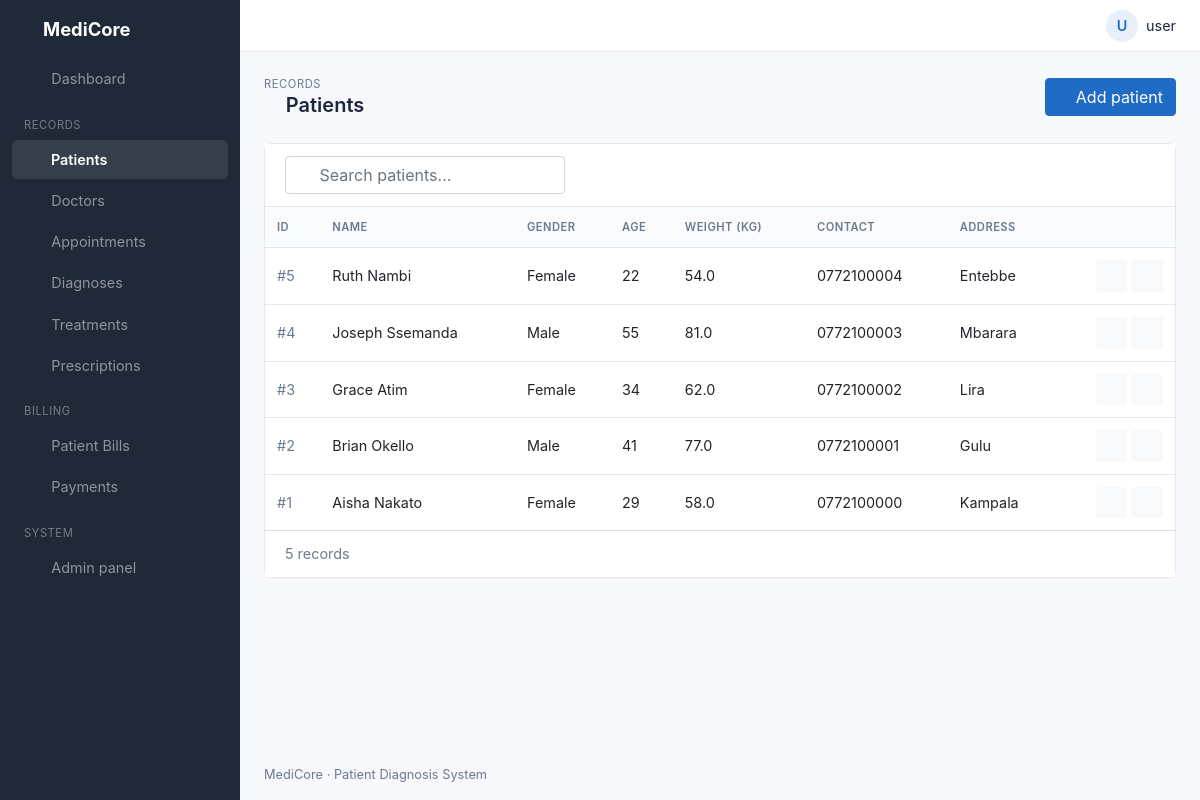
/patients/ (signed in), run on the app's committed database.
### clinic/models.py (models this page shows, shortened)
class Patient(models.Model):
    GENDER = [("Male", "Male"), ("Female", "Female")]
    patient_id = models.AutoField(primary_key=True)
    name = models.CharField(max_length=150)
    date_of_birth = models.DateField()
    contact = models.CharField(max_length=20)
    gender = models.CharField(max_length=10, choices=GENDER)
    age = models.PositiveIntegerField()
    weight = models.DecimalField(max_digits=5, decimal_places=1, help_text="kg")
    address = models.CharField(max_length=255)

### clinic/views.py (the view)
# urls.py: path('patients/', patients, name='patients'),
@login_required
def patients(request):
    return show_list(request, Patient, "patients.html", ["name", "contact", "address"])

### clinic/views.py (called while the page is built)
def show_list(request, model, template, search_fields):
    items = model.objects.all().order_by("-pk")
    q = request.GET.get("q", "").strip()
    if q:
        condition = Q()
        for field in search_fields:
            condition |= Q(**{f"{field}__icontains": q})
        items = items.filter(condition)
    return render(request, template, {"items": items, "q": q})

### templates/patients.html (shortened to what this page needs)
{% extends 'base.html' %}
{% load static %}
{% load crispy_forms_tags %}
{% block pretitle %}Records{% endblock %}
{% block heading %}<i class="ti ti-user-heart"></i> Patients{% endblock %}
{% block actions %}<a href="{% url 'add_patient' %}" class="btn btn-primary"><i class="ti ti-plus"></i> Add patient</a>{% endblock %}
{% block content %}
<div class="card">
  <div class="card-header">
    <form method="get" class="search flex-fill">
      <i class="ti ti-search"></i>
      <input type="text" name="q" value="{{ q }}" class="form-control" placeholder="Search patients...">
    </form>
  </div>
  <div class="table-responsive">
    <table class="table table-hover">
      <thead><tr><th>ID</th><th>Name</th><th>Gender</th><th>Age</th><th>Weight (kg)</th><th>Contact</th><th>Address</th><th></th></tr></thead>
      <tbody>
      {% for x in items %}
        <tr>
          <td><span class="text-id">#{{ x.patient_id }}</span></td>
          <td>{{ x.name }}</td>
          <td>{{ x.gender }}</td>
          <td>{{ x.age }}</td>
          <td>{{ x.weight }}</td>
          <td>{{ x.contact }}</td>
          <td>{{ x.address }}</td>
          <td class="text-right text-nowrap">
            <a href="{% url 'edit_patient' x.pk %}" class="btn btn-sm btn-light btn-icon" title="Edit"><i class="ti ti-edit"></i></a>
            <a href="{% url 'delete_patient' x.pk %}" class="btn btn-sm btn-light btn-icon text-danger" title="Delete"><i class="ti ti-trash"></i></a>
          </td>
        </tr>
      {% empty %}
        <tr><td colspan="8" class="text-muted">No patients yet.</td></tr>
      {% endfor %}
      </tbody>
    </table>
  </div>
  <div class="card-footer">{{ items|length }} record{{ items|length|pluralize }}</div>
</div>
{% endblock %}

### templates/base.html (shortened to what this page needs)
{% load static %}
{% load crispy_forms_tags %}
<!DOCTYPE html>
<html lang="en">
<head>
  <link rel="stylesheet" href="{% static 'css/bootstrap.min.css' %}">
  <link rel="stylesheet" href="{% static 'css/tabler-icons.min.css' %}">
  <link rel="stylesheet" href="{% static 'css/style.css' %}">
</head>
<body>
<aside class="sidebar navbar navbar-dark navbar-expand-lg">
  <a class="navbar-brand" href="{% url 'Home' %}"><i class="ti ti-heartbeat"></i> MediCore</a>
  <div class="collapse navbar-collapse" id="menu">
    <ul class="navbar-nav">
      <li class="nav-item"><a class="nav-link {% if request.path == '/' %}active{% endif %}" href="{% url 'Home' %}"><i class="ti ti-layout-dashboard"></i> Dashboard</a></li>
      <li class="nav-heading">Records</li>
      <li class="nav-item"><a class="nav-link {% if '/patients/' in request.path %}active{% endif %}" href="{% url 'patients' %}"><i class="ti ti-user-heart"></i> Patients</a></li>
      <li class="nav-item"><a class="nav-link {% if '/doctors/' in request.path %}active{% endif %}" href="{% url 'doctors' %}"><i class="ti ti-stethoscope"></i> Doctors</a></li>
      <li class="nav-item"><a class="nav-link {% if '/appointments/' in request.path %}active{% endif %}" href="{% url 'appointments' %}"><i class="ti ti-calendar-event"></i> Appointments</a></li>
      <li class="nav-item"><a class="nav-link {% if '/diagnoses/' in request.path %}active{% endif %}" href="{% url 'diagnoses' %}"><i class="ti ti-clipboard-heart"></i> Diagnoses</a></li>
      <li class="nav-item"><a class="nav-link {% if '/treatments/' in request.path %}active{% endif %}" href="{% url 'treatments' %}"><i class="ti ti-bed"></i> Treatments</a></li>
      <li class="nav-item"><a class="nav-link {% if '/prescriptions/' in request.path %}active{% endif %}" href="{% url 'prescriptions' %}"><i class="ti ti-pill"></i> Prescriptions</a></li>
      <li class="nav-heading">Billing</li>
      <li class="nav-item"><a class="nav-link {% if '/bills/' in request.path %}active{% endif %}" href="{% url 'bills' %}"><i class="ti ti-file-invoice"></i> Patient Bills</a></li>
      <li class="nav-item"><a class="nav-link {% if '/payments/' in request.path %}active{% endif %}" href="{% url 'payments' %}"><i class="ti ti-cash"></i> Payments</a></li>
      <li class="nav-heading">System</li>
      <li class="nav-item"><a class="nav-link" href="/admin/"><i class="ti ti-settings"></i> Admin panel</a></li>
    </ul>
  </div>
</aside>
<div class="page-wrapper">
  <header class="topbar">
    <div class="dropdown ml-auto">
      <a href="#" class="user-menu" data-toggle="dropdown">
        <span class="avatar">{{ user.username|slice:":1"|upper }}</span>
        <span class="d-none d-md-inline">{{ user.username }}</span>
      </a>
    </div>
  </header>
  <div class="page-header">
    <div>
      <div class="page-pretitle">{% block pretitle %}MediCore{% endblock %}</div>
      <h2 class="page-title">{% block heading %}{% endblock %}</h2>
    </div>
    <div>{% block actions %}{% endblock %}</div>
  </div>
  <main class="page-body">
    {% block content %}{% endblock %}
  </main>
  <footer class="footer">MediCore &middot; Patient Diagnosis System</footer>
</div>
</body>
</html>

### static/css/style.css (style rules this page uses)
:root { --primary: #206bc4; --sidebar: #1f2937; --bg: #f6f8fb; --border: #e6e7e9; --muted: #6c7a91; }
body { background: var(--bg); color: #1d273b; font-size: .9rem; }
a { color: var(--primary); }
.btn-primary { background: var(--primary); border-color: var(--primary); }
.ti { font-size: 1.1rem; vertical-align: -2px; }
.sidebar { background: var(--sidebar); padding: 0; align-items: flex-start; }
.sidebar .navbar-brand { font-weight: 700; padding: 1rem 1.25rem; font-size: 1.15rem; }
.sidebar .navbar-brand .ti { color: #4dabf7; font-size: 1.5rem; }
.sidebar .navbar-nav { width: 100%; padding: 0 .75rem 1rem; }
.sidebar .nav-link { color: rgba(255,255,255,.7); border-radius: 6px; padding: .55rem .75rem !important; margin-bottom: 2px; }
.sidebar .nav-link .ti { margin-right: .6rem; }
.sidebar .nav-link.active { color: #fff; background: rgba(255,255,255,.1); font-weight: 600; }
.sidebar .nav-heading { color: rgba(255,255,255,.4); text-transform: uppercase; font-size: .7rem; letter-spacing: .05em; padding: 1rem .75rem .4rem; }
@media (min-width: 992px) { .sidebar { position: fixed; top: 0; bottom: 0; left: 0; width: 15rem; flex-direction: column; overflow-y: auto; } }
@media (min-width: 992px) { .sidebar .navbar-collapse { width: 100%; align-items: flex-start; } }
@media (min-width: 992px) { .sidebar .navbar-nav { flex-direction: column; } }
@media (min-width: 992px) { .page-wrapper { margin-left: 15rem; } }
.page-wrapper { min-height: 100vh; display: flex; flex-direction: column; }
.topbar { display: flex; align-items: center; background: #fff; border-bottom: 1px solid var(--border); padding: .6rem 1.5rem; }
.user-menu { display: flex; align-items: center; color: #1d273b; text-decoration: none !important; }
.avatar { width: 2rem; height: 2rem; border-radius: 50%; background: #e7f0fa; color: var(--primary); display: inline-flex; align-items: center; justify-content: center; font-weight: 600; margin-right: .5rem; }
.page-header { display: flex; justify-content: space-between; align-items: center; padding: 1.5rem 1.5rem .5rem; flex-wrap: wrap; gap: .75rem; }
.page-pretitle { text-transform: uppercase; font-size: .7rem; color: var(--muted); letter-spacing: .05em; }
.page-title { font-size: 1.25rem; font-weight: 600; margin: 0; }
.page-title .ti { color: var(--primary); font-size: 1.35rem; }
.page-body { padding: 1rem 1.5rem; flex: 1; }
.footer { padding: 1rem 1.5rem; color: var(--muted); font-size: .8rem; }
.card { border: 1px solid var(--border); border-radius: 8px; box-shadow: 0 1px 2px rgba(0,0,0,.03); margin-bottom: 1.25rem; }
.card-header { background: #fff; border-bottom: 1px solid var(--border); display: flex; justify-content: space-between; align-items: center; }
.card-footer { background: #fff; color: var(--muted); }
.table { margin-bottom: 0; }
.table thead th { border-top: 0; border-bottom: 1px solid var(--border); background: #fafbfc; color: var(--muted); font-size: .7rem; text-transform: uppercase; letter-spacing: .04em; font-weight: 600; }
.table td { vertical-align: middle; border-top: 1px solid var(--border); }
.text-id { color: var(--muted); }
.search { position: relative; max-width: 280px; }
.search .ti { position: absolute; left: .7rem; top: .55rem; color: var(--muted); }
.search input { padding-left: 2.1rem; }
.btn-icon { padding: .25rem .5rem; }

### data on the page
Patient: patient_id "5", name "Ruth Nambi", gender "Female", age "22", weight "54.0", contact "0772100004", address "Entebbe"
Patient: patient_id "4", name "Joseph Ssemanda", gender "Male", age "55", weight "81.0", contact "0772100003", address "Mbarara"
Patient: patient_id "3", name "Grace Atim", gender "Female", age "34", weight "62.0", contact "0772100002", address "Lira"
Patient: patient_id "2", name "Brian Okello", gender "Male", age "41", weight "77.0", contact "0772100001", address "Gulu"
Patient: patient_id "1", name "Aisha Nakato", gender "Female", age "29", weight "58.0", contact "0772100000", address "Kampala"

### other printed values
{{ user.username|slice:":1"|upper }} "U"
{{ user.username }} "user"
{{ items|length }} "5"
